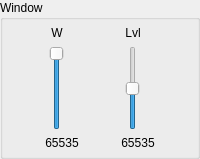
        <widget class="QGroupBox" name="groupBoxWindow">
         <property name="sizePolicy">
          <sizepolicy hsizetype="Fixed" vsizetype="Preferred">
           <horstretch>0</horstretch>
           <verstretch>0</verstretch>
          </sizepolicy>
         </property>
         <property name="minimumSize">
          <size>
           <width>100</width>
           <height>0</height>
          </size>
         </property>
         <property name="title">
          <string>Window</string>
         </property>
         <layout class="QGridLayout" name="gridLayoutWindow">
          <property name="margin">
           <number>6</number>
          </property>
          <item row="2" column="1">
           <widget class="QSlider" name="verticalSliderWindowLevel">
            <property name="minimumSize">
             <size>
              <width>24</width>
              <height>0</height>
             </size>
            </property>
            <property name="maximum">
             <number>65535</number>
            </property>
            <property name="pageStep">
             <number>100</number>
            </property>
            <property name="value">
             <number>32767</number>
            </property>
            <property name="sliderPosition">
             <number>32767</number>
            </property>
            <property name="orientation">
             <enum>Qt::Vertical</enum>
            </property>
           </widget>
          </item>
          <item row="2" column="0">
           <widget class="QSlider" name="verticalSliderWindowWidth">
            <property name="minimumSize">
             <size>
              <width>24</width>
              <height>0</height>
             </size>
            </property>
            <property name="maximum">
             <number>65535</number>
            </property>
            <property name="pageStep">
             <number>100</number>
            </property>
            <property name="value">
             <number>65535</number>
            </property>
            <property name="sliderPosition">
             <number>65535</number>
            </property>
            <property name="orientation">
             <enum>Qt::Vertical</enum>
            </property>
           </widget>
          </item>
          <item row="3" column="0">
           <widget class="QLabel" name="labelWindowWidth">
            <property name="sizePolicy">
             <sizepolicy hsizetype="Fixed" vsizetype="Preferred">
              <horstretch>0</horstretch>
              <verstretch>0</verstretch>
             </sizepolicy>
            </property>
            <property name="minimumSize">
             <size>
              <width>30</width>
              <height>0</height>
             </size>
            </property>
            <property name="maximumSize">
             <size>
              <width>16777215</width>
              <height>16777215</height>
             </size>
            </property>
            <property name="text">
             <string>65535</string>
            </property>
            <property name="alignment">
             <set>Qt::AlignCenter</set>
            </property>
           </widget>
          </item>
          <item row="3" column="1">
           <widget class="QLabel" name="labelWindowLevel">
            <property name="sizePolicy">
             <sizepolicy hsizetype="Fixed" vsizetype="Preferred">
              <horstretch>0</horstretch>
              <verstretch>0</verstretch>
             </sizepolicy>
            </property>
            <property name="minimumSize">
             <size>
              <width>30</width>
              <height>0</height>
             </size>
            </property>
            <property name="maximumSize">
             <size>
              <width>16777215</width>
              <height>16777215</height>
             </size>
            </property>
            <property name="text">
             <string>65535</string>
            </property>
            <property name="alignment">
             <set>Qt::AlignCenter</set>
            </property>
           </widget>
          </item>
          <item row="1" column="1">
           <widget class="QLabel" name="labelWindowLevelNote">
            <property name="sizePolicy">
             <sizepolicy hsizetype="Fixed" vsizetype="Preferred">
              <horstretch>0</horstretch>
              <verstretch>0</verstretch>
             </sizepolicy>
            </property>
            <property name="minimumSize">
             <size>
              <width>24</width>
              <height>0</height>
             </size>
            </property>
            <property name="text">
             <string>Lvl</string>
            </property>
            <property name="alignment">
             <set>Qt::AlignCenter</set>
            </property>
           </widget>
          </item>
          <item row="1" column="0">
           <widget class="QLabel" name="labelWindowWidthNote">
            <property name="sizePolicy">
             <sizepolicy hsizetype="Fixed" vsizetype="Preferred">
              <horstretch>0</horstretch>
              <verstretch>0</verstretch>
             </sizepolicy>
            </property>
            <property name="minimumSize">
             <size>
              <width>24</width>
              <height>0</height>
             </size>
            </property>
            <property name="text">
             <string>W</string>
            </property>
            <property name="alignment">
             <set>Qt::AlignCenter</set>
            </property>
           </widget>
          </item>
         </layout>
        </widget>
